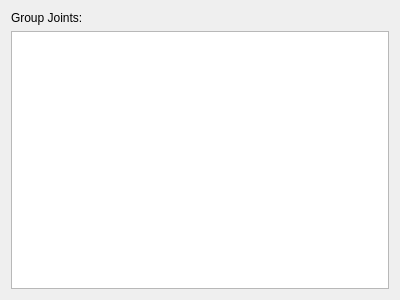
<?xml version="1.0" encoding="UTF-8"?>
<ui version="4.0">
 <class>MotionPlanningFrameJointsUI</class>
 <widget class="QWidget" name="MotionPlanningFrameJointsUI">
  <property name="geometry">
   <rect>
    <x>0</x>
    <y>0</y>
    <width>400</width>
    <height>300</height>
   </rect>
  </property>
  <property name="windowTitle">
   <string>Form</string>
  </property>
  <layout class="QVBoxLayout" name="verticalLayout">
   <item>
    <widget class="QLabel" name="joints_view_label_">
     <property name="text">
      <string>Group Joints:</string>
     </property>
    </widget>
   </item>
   <item>
    <widget class="QTreeView" name="joints_view_"/>
   </item>
  </layout>
 </widget>
 <resources/>
 <connections/>
</ui>
